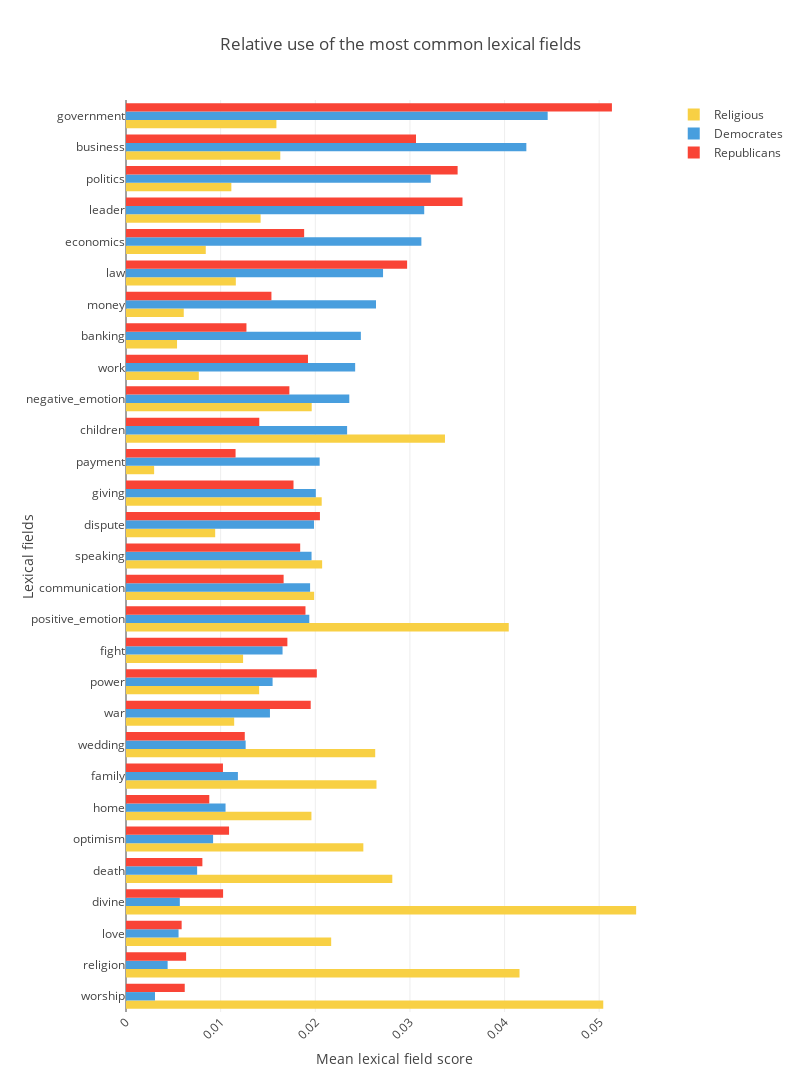

The notebook cell saved with this chart:
### Markdown cell above
## Plotly plots
### Horizontal bar plots

### Code cell
#15 most common lexical fields
temp_df = categories_df.copy().T 
temp_df.reset_index(inplace=True)
#number of quotes to keep per category
N = 15
#we isolate the 15 most common lexical fields from our three categories:
temp_df = temp_df.sort_values(by=['Republicans'],  ascending=False, ignore_index=True)
Rep_LFs = temp_df.loc[:N-1,'index'].values
temp_df = temp_df.sort_values(by=['Democrates'],  ascending=False, ignore_index=True)
Dem_LFs = temp_df.loc[:N-1,'index'].values
temp_df = temp_df.sort_values(by=['Religious'],  ascending=False, ignore_index=True)
Rel_LFs = temp_df.loc[:N-1,'index'].values

#we remove dupplicates:
most_common_LFs = np.concatenate([Rep_LFs, Dem_LFs, Rel_LFs])
most_common_LFs = np.array(most_common_LFs).ravel()
most_common_LFs = np.unique(most_common_LFs)

temp_categories_df = categories_df.copy().T
temp_categories_df = temp_categories_df.loc[most_common_LFs]
temp_categories_df.reset_index(inplace=True)
temp_categories_df = temp_categories_df.sort_values(by=['Democrates', 'Republicans','Religious'],  ascending=True)
temp_categories_df = temp_categories_df.melt(id_vars='index')

categories = temp_categories_df.index

fig = go.Figure()
fig.add_trace(go.Bar(
    x=temp_categories_df.query('variable == "Religious"').value,
    y=temp_categories_df.query('variable == "Religious"')['index'],
    orientation='h',
    name='Religious',
    marker_color='#f8d044' 
))

fig.add_trace(go.Bar(
    x=temp_categories_df.query('variable == "Democrates"').value,
    y=temp_categories_df.query('variable == "Democrates"')['index'],
    orientation='h',
    name='Democrates',
    marker_color='#489ede'
))

fig.add_trace(go.Bar(
    x=temp_categories_df.query('variable == "Republicans"').value,
    y=temp_categories_df.query('variable == "Republicans"')['index'],
    orientation='h',
    name='Republicans',
    marker_color='#f94436' 
))

# Here we modify the tickangle of the xaxis, resulting in rotated labels.
fig.update_layout(
    barmode='group', 
    xaxis_tickangle=-45,
    width=800,
    height=1500,
    xaxis_title='Mean lexical field score',
    yaxis_title='Lexical fields',
    title='Relative use of the most common lexical fields',
    #font=dict(size=10),
    template=None,
    showlegend=True)
fig.update_yaxes(automargin=True)

fig.show()

fig.write_html("../output/horizontal_bar_plot.html")

### Figure 1 — Plotly figure (JSON) as saved in the notebook; plotly's stock layout.template omitted (floating-point values rounded to 4 significant figures)
{"data": [{"marker": {"color": "#f8d044"}, "name": "Religious", "orientation": "h", "type": "bar", "x": [0.05043, 0.04158, 0.02168, 0.0539, 0.02814, 0.02508, 0.01959, 0.02647, 0.02633, 0.01143, 0.01407, 0.01237, 0.04044, 0.01988, 0.02072, 0.009424, 0.02068, 0.002972, 0.0337, 0.01962, 0.007693, 0.005393, 0.006103, 0.01161, 0.008427, 0.01422, 0.01113, 0.0163, 0.01589], "y": ["worship", "religion", "love", "divine", "death", "optimism", "home", "family", "wedding", "war", "power", "fight", "positive_emotion", "communication", "speaking", "dispute", "giving", "payment", "children", "negative_emotion", "work", "banking", "money", "law", "economics", "leader", "politics", "business", "government"]}, {"marker": {"color": "#489ede"}, "name": "Democrates", "orientation": "h", "type": "bar", "x": [0.003067, 0.004398, 0.005553, 0.005687, 0.007515, 0.009204, 0.01052, 0.01182, 0.01264, 0.01521, 0.01549, 0.01654, 0.01937, 0.01945, 0.01961, 0.01986, 0.02006, 0.02046, 0.02336, 0.02359, 0.02421, 0.02482, 0.02641, 0.02716, 0.03121, 0.03151, 0.0322, 0.0423, 0.04455], "y": ["worship", "religion", "love", "divine", "death", "optimism", "home", "family", "wedding", "war", "power", "fight", "positive_emotion", "communication", "speaking", "dispute", "giving", "payment", "children", "negative_emotion", "work", "banking", "money", "law", "economics", "leader", "politics", "business", "government"]}, {"marker": {"color": "#f94436"}, "name": "Republicans", "orientation": "h", "type": "bar", "x": [0.006207, 0.006352, 0.00588, 0.01026, 0.00807, 0.01089, 0.0088, 0.01024, 0.01255, 0.01952, 0.02016, 0.01705, 0.01896, 0.01665, 0.0184, 0.02049, 0.0177, 0.01158, 0.01408, 0.01726, 0.01923, 0.01273, 0.01537, 0.0297, 0.01882, 0.03555, 0.03504, 0.03064, 0.05134], "y": ["worship", "religion", "love", "divine", "death", "optimism", "home", "family", "wedding", "war", "power", "fight", "positive_emotion", "communication", "speaking", "dispute", "giving", "payment", "children", "negative_emotion", "work", "banking", "money", "law", "economics", "leader", "politics", "business", "government"]}], "layout": {"barmode": "group", "height": 1500, "showlegend": true, "title": {"text": "Relative use of the most common lexical fields"}, "width": 800, "xaxis": {"tickangle": -45, "title": {"text": "Mean lexical field score"}}, "yaxis": {"automargin": true, "title": {"text": "Lexical fields"}}}}
